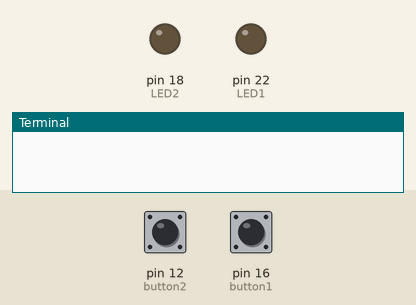
Recording of a program running on a simulated Raspberry Pi (header pin numbers). Parts: output pins drawn as LEDs (lit = HIGH), the last lines printed to the terminal. Dashed ring = blinking. The inputs (shaded band) are chosen by the test bench; at power-on: pin 16 (button1) HIGH, pin 12 (button2) HIGH. Threads take turns every 2 ms.

Above: at 1.2 s.
1.3 s: pin 16 (button1) pulled LOW for 0.15 s
At 1.4 s:
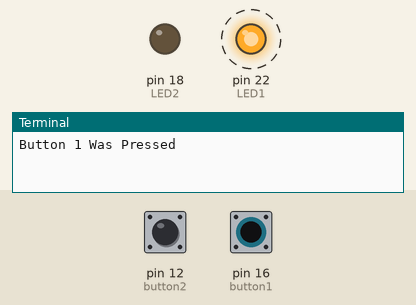
4.3 s: pin 12 (button2) pulled LOW for 0.15 s
At 4.55 s:
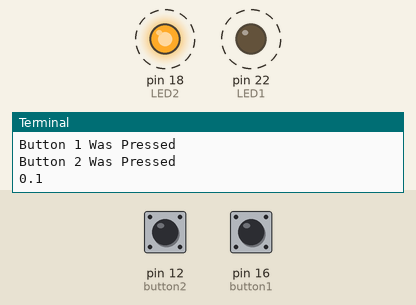
Timing chart, 0 to 13.3 s (numbered marks = the images above; inputs shaded):
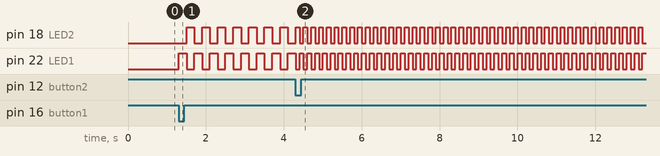

Measured:
- after the input at 1.3 s, pin 18 (LED2): alternates HIGH for 0.20 s and LOW for 0.20 s, starting after 0.20 s; pin 22 (LED1): alternates HIGH for 0.20 s and LOW for 0.20 s, starting at once
- after the input at 4.3 s, pin 18 (LED2), pin 22 (LED1): alternates HIGH for 0.10 s and LOW for 0.10 s, starting after 0.10 s

The program:

button_controlled_leds_alternating.py
```python
from time import sleep
import threading
import RPi.GPIO as GPIO    # Import GPIO Library
GPIO.setmode(GPIO.BOARD)   # Use Physical Pin Numbering Scheme
button1=16                 # Button 1 is connected to physical pin 16
button2=12                 # Button 2 is connected to physical pin 12
LED1=22                    # LED 1 is connected to physical pin 22
LED2=18                    # LED 2 is connected to physical pin 18
BS1=False                  # Set Flag BS1 to indicate LED is initially off
BS2=False                  # Set Flag BS2 to indicate LED is initially off
BlinkRate = .2

def setup():
    GPIO.setup(button1,GPIO.IN,pull_up_down=GPIO.PUD_UP) # Make button1 an input, Activate Pull UP Resistor
    GPIO.setup(button2,GPIO.IN,pull_up_down=GPIO.PUD_UP) # Make button 2 an input, Activate Pull Up Resistor
    GPIO.setup(LED1,GPIO.OUT,) # Make LED 1 an Output
    GPIO.setup(LED2,GPIO.OUT)  # Make LED 2 an Output

# flashing thread
def thread_function():
    global BS1
    global BlinkRate
    while(1):
        while BS1 == True:
            GPIO.output(LED2,False)
            GPIO.output(LED1,True)
            sleep(BlinkRate)
            GPIO.output(LED1,False)
            GPIO.output(LED2,True)
            sleep(BlinkRate)
        GPIO.output(LED2,False)
        GPIO.output(LED1,False)

def destroy():
    GPIO.output(LED1,False)
    GPIO.output(LED2,False)
    GPIO.cleanup()

def main():
    global BS1
    global BS2
    global BlinkRate
    x = threading.Thread(target=thread_function, args=(), daemon=True)
    x.start()

    while(1):
        if GPIO.input(button1)==0:
            GPIO.output(LED1,False)
            GPIO.output(LED2,False)
            print ("Button 1 Was Pressed")
            if BS1==False:
                BS1=True
            else:
                BS1=False
            sleep(.2)
        if GPIO.input(button2)==0:
            print ("Button 2 Was Pressed")
            if BlinkRate < .051:
                BlinkRate = .2
            else:
                BlinkRate -= .1
            print (BlinkRate)
            sleep(.2)


if __name__ == "__main__":
    setup()
    try:
        main()
    except KeyboardInterrupt:
        destroy()

        
```
